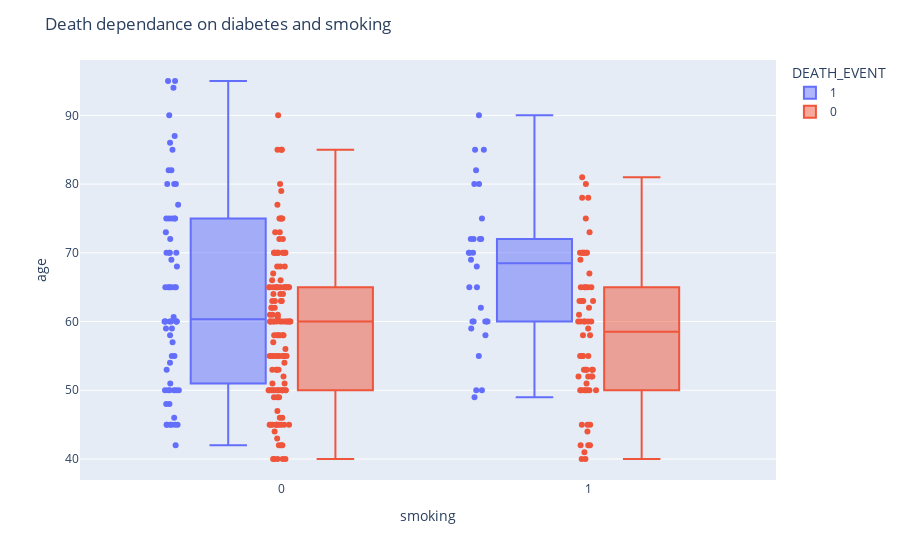

Notebook code cell kept with this figure:
### Code cell
### The y-axis of the plot represents the age variable,
## which represents the age of the individuals in the data. 
## The x-axis of the plot represents the smoking variable,
## which represents the smoking status of the individuals in the data.
## The boxes in the plot are colored based on the DEATH_EVENT variable, 
## which represents whether or not the individual died.

## The box plot shows the distribution of the data by displaying the median,
## first and third quartiles, and minimum and maximum values of the age variable
## for each group of smoking and DEATH_EVENT values. The points on top of the boxes
## represent the individual data points.

## From this plot, you can see that individuals who are older and who smoke are more 
## likely to have a higher death event. On the other hand, individuals who are younger 
## and who do not smoke are less likely to have a higher death event.


fig = px.box(df, y="age", x="smoking", color="DEATH_EVENT", points="all",  hover_data=df.columns)
fig.update_layout(title_text="Death dependance on diabetes and smoking")
fig.show()

### Figure 1 — Plotly figure (JSON) as saved in the notebook; plotly's stock layout.template omitted (floating-point values rounded to 4 significant figures; data arrays with more than 128 entries replaced by an {"elided": "..."} marker saying what was removed)
{"data": [{"alignmentgroup": "True", "boxpoints": "all", "customdata": {"elided": "96x11 float values"}, "hovertemplate": "DEATH_EVENT=%{customdata[10]}<br>smoking=%{x}<br>age=%{y}<br>anaemia=%{customdata[0]}<br>creatinine_phosphokinase=%{customdata[1]}<br>diabetes=%{customdata[2]}<br>ejection_fraction=%{customdata[3]}<br>high_blood_pressure=%{customdata[4]}<br>platelets=%{customdata[5]}<br>serum_creatinine=%{customdata[6]}<br>serum_sodium=%{customdata[7]}<br>sex=%{customdata[8]}<br>time=%{customdata[9]}<extra></extra>", "legendgroup": "1", "marker": {"color": "#636efa"}, "name": "1", "notched": false, "offsetgroup": "1", "orientation": "v", "showlegend": true, "type": "box", "x": [0, 0, 1, 0, 0, 1, 0, 1, 0, 1, 1, 1, 0, 0, 0, 0, 0, 0, 0, 0, 1, 0, 1, 0, 1, 0, 1, 0, 0, 0, 0, 0, 0, 0, 0, 1, 1, 1, 0, 1, 0, 1, 0, 0, 0, 0, 0, 0, 1, 0, 1, 1, 0, 0, 0, 1, 0, 1, 0, 0, 1, 1, 1, 0, 0, 0, 1, 1, 0, 0, 0, 0, 0, 1, 0, 0, 0, 0, 0, 0, 1, 1, 0, 1, 0, 0, 0, 0, 0, 0, 0, 0, 0, 0, 0, 1], "x0": " ", "xaxis": "x", "y": [75, 55, 65, 50, 65, 90, 75, 60, 65, 80, 75, 62, 45, 50, 82, 87, 45, 70, 48, 65, 68, 75, 80, 95, 70, 58, 82, 94, 85, 50, 65, 69, 90, 82, 60, 70, 50, 70, 60, 50, 51, 60, 80, 57, 68, 53, 60, 70, 60, 95, 49, 72, 45, 50, 45, 60, 42, 72, 70, 65, 85, 69, 60, 60, 59, 60, 72, 85, 70, 86, 60, 46, 80, 72, 75, 72, 50, 45, 80, 59, 59, 65, 75, 58, 60.67, 50, 60, 45, 77, 48, 54, 73, 60, 55, 65, 55], "y0": " ", "yaxis": "y"}, {"alignmentgroup": "True", "boxpoints": "all", "customdata": {"elided": "203x11 float values"}, "hovertemplate": "DEATH_EVENT=%{customdata[10]}<br>smoking=%{x}<br>age=%{y}<br>anaemia=%{customdata[0]}<br>creatinine_phosphokinase=%{customdata[1]}<br>diabetes=%{customdata[2]}<br>ejection_fraction=%{customdata[3]}<br>high_blood_pressure=%{customdata[4]}<br>platelets=%{customdata[5]}<br>serum_creatinine=%{customdata[6]}<br>serum_sodium=%{customdata[7]}<br>sex=%{customdata[8]}<br>time=%{customdata[9]}<extra></extra>", "legendgroup": "0", "marker": {"color": "#EF553B"}, "name": "0", "notched": false, "offsetgroup": "0", "orientation": "v", "showlegend": true, "type": "box", "x": {"elided": "203 int values"}, "x0": " ", "xaxis": "x", "y": {"elided": "203 float values"}, "y0": " ", "yaxis": "y"}], "layout": {"boxmode": "group", "legend": {"title": {"text": "DEATH_EVENT"}, "tracegroupgap": 0}, "margin": {"t": 60}, "title": {"text": "Death dependance on diabetes and smoking"}, "xaxis": {"anchor": "y", "domain": [0, 1], "title": {"text": "smoking"}}, "yaxis": {"anchor": "x", "domain": [0, 1], "title": {"text": "age"}}}}
